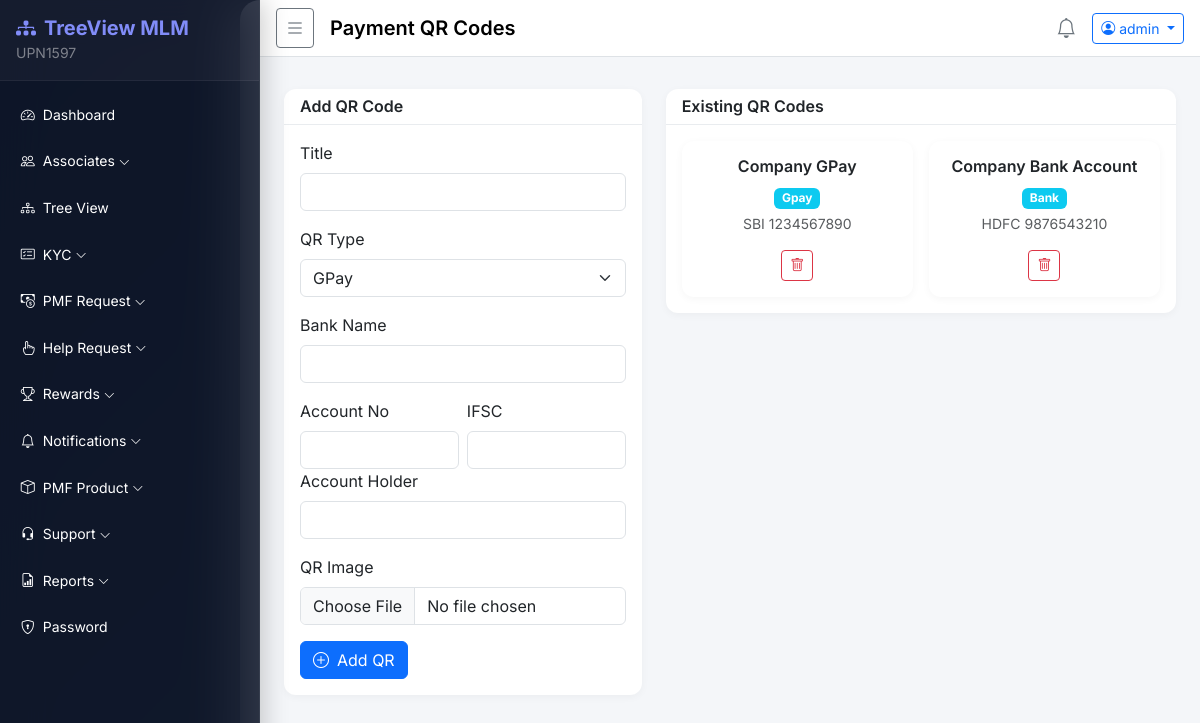
Page /notifications/qrcode/ (signed in) on the committed database.
### accounts/models.py (models this page shows, shortened)
class User(AbstractBaseUser, PermissionsMixin):
    STATUS_CHOICES = [('active', 'Active'), ('inactive', 'Inactive'), ('pending', 'Pending')]
    member_id   = models.CharField(max_length=20, unique=True, default=generate_member_id)
    sponsor_id  = models.CharField(max_length=20, blank=True, null=True)
    username    = models.CharField(max_length=150, unique=True)
    email       = models.EmailField(unique=True)
    mobile      = models.CharField(max_length=15, blank=True)
    status      = models.CharField(max_length=10, choices=STATUS_CHOICES, default='pending')
    is_active   = models.BooleanField(default=True)
    is_staff    = models.BooleanField(default=False)
    plain_password = models.CharField(max_length=128, blank=True)  # stored for admin view
    created_at  = models.DateTimeField(default=timezone.now)
    objects = UserManager()
    USERNAME_FIELD = 'username'
    REQUIRED_FIELDS = ['email']
    class Meta:
        db_table = 'users'

### notifications/models.py (models this page shows, shortened)
class QRCode(models.Model):
    TYPE_CHOICES = [('gpay', 'GPay'), ('phonepe', 'PhonePe'), ('paytm', 'Paytm'), ('bank', 'Bank')]
    title        = models.CharField(max_length=100)
    bank_name    = models.CharField(max_length=150, blank=True)
    account_no   = models.CharField(max_length=50, blank=True)
    ifsc_code    = models.CharField(max_length=20, blank=True)
    account_holder = models.CharField(max_length=150, blank=True)
    qr_image     = models.ImageField(upload_to='qrcodes/')
    qr_type      = models.CharField(max_length=10, choices=TYPE_CHOICES, default='bank')
    created_at   = models.DateTimeField(default=timezone.now)
    class Meta:
        db_table = 'qr_codes'

### notifications/views.py (the view, shortened to what this page needs)
# urls.py: path('qrcode/',           views.add_qrcode,         name='qrcode'),
@login_required
def add_qrcode(request):
    if not request.user.is_staff:
        return redirect('dashboard:user_dashboard')
    qrcodes = QRCode.objects.all()
    return render(request, 'notifications/qrcode.html', {'qrcodes': qrcodes})

### templates/notifications/qrcode.html (shortened to what this page needs)
{% extends 'base/base.html' %}
{% block page_title %}Payment QR Codes{% endblock %}
{% block content %}
<div class="row g-4">
  <div class="col-md-5">
    <div class="card">
      <div class="card-header"><h6 class="mb-0 fw-semibold">Add QR Code</h6></div>
      <div class="card-body">
        <form method="POST" enctype="multipart/form-data">
          <div class="mb-3">
            <label class="form-label">Title</label>
            <input type="text" name="title" class="form-control" required>
          </div>
          <div class="mb-3">
            <label class="form-label">QR Type</label>
            <select name="qr_type" class="form-select">
              <option value="gpay">GPay</option>
            </select>
          </div>
          <div class="mb-3">
            <label class="form-label">Bank Name</label>
            <input type="text" name="bank_name" class="form-control">
          </div>
          <div class="row g-2">
            <div class="col-6"><label class="form-label">Account No</label><input type="text" name="account_no" class="form-control"></div>
            <div class="col-6"><label class="form-label">IFSC</label><input type="text" name="ifsc_code" class="form-control"></div>
          </div>
          <div class="mb-3">
            <label class="form-label">Account Holder</label>
            <input type="text" name="account_holder" class="form-control">
          </div>
          <div class="mb-3">
            <label class="form-label">QR Image</label>
            <input type="file" name="qr_image" class="form-control" accept="image/*" required>
          </div>
          <button type="submit" class="btn btn-primary"><i class="bi bi-plus-circle me-2"></i>Add QR</button>
        </form>
      </div>
    </div>
  </div>
  <div class="col-md-7">
    <div class="card">
      <div class="card-header"><h6 class="mb-0 fw-semibold">Existing QR Codes</h6></div>
      <div class="card-body">
        <div class="row g-3">
          {% for qr in qrcodes %}
          <div class="col-md-6">
            <div class="card h-100">
              <div class="card-body text-center">
                <h6 class="fw-semibold">{{ qr.title }}</h6>
                <span class="badge bg-info">{{ qr.qr_type|title }}</span>
                <p class="small text-muted mt-1">{{ qr.bank_name|default:'' }} {{ qr.account_no|default:'' }}</p>
                <form method="POST" action="{% url 'notifications:delete_qrcode' qr.pk %}" style="display:inline">
                  <button type="submit" class="btn btn-sm btn-outline-danger" onclick="return confirm('Delete?')"><i class="bi bi-trash"></i></button>
                </form>
              </div>
            </div>
          </div>
          {% empty %}
          <div class="col-12 text-center py-4 text-muted">No QR codes added.</div>
          {% endfor %}
        </div>
      </div>
    </div>
  </div>
</div>
{% endblock %}

### templates/base/base.html (shortened to what this page needs)
{% load static %}
{% load extras %}
<!DOCTYPE html>
<html lang="en">
<head>
  <link href="https://cdn.jsdelivr.net/npm/bootstrap@5.3.2/dist/css/bootstrap.min.css" rel="stylesheet">
  <link href="https://cdn.jsdelivr.net/npm/bootstrap-icons@1.11.3/font/bootstrap-icons.min.css" rel="stylesheet">
  <link rel="stylesheet" href="{% static 'css/style.css' %}">
</head>
<body>
  <div class="wrapper d-flex">
    <nav id="sidebar" class="sidebar text-white">
      <div class="sidebar-header p-3 d-flex align-items-center justify-content-between">
        <div>
          <h5 class="mb-0 fw-bold" style="color: #818cf8;"><i class="bi bi-diagram-3-fill me-2"></i>TreeView MLM</h5>
          {% if user.is_authenticated %}
          <small style="color: rgba(255,255,255,.45);">{{ user.member_id }}</small>
          {% endif %}
        </div>
      </div>
      <ul class="nav flex-column p-2 mt-1">
        {% if user.is_staff %}
          {% include 'base/sidebar_admin.html' %}
        {% else %}
          {% include 'base/sidebar_user.html' %}
        {% endif %}
      </ul>
    </nav>
    <div class="main-content flex-grow-1">
      <nav class="navbar navbar-expand-lg navbar-light bg-white border-bottom px-3 py-2">
        <button id="sidebarToggle" class="btn btn-sm btn-outline-secondary me-3">
          <i class="bi bi-list fs-5"></i>
        </button>
        <span class="navbar-brand fw-semibold">{% block page_title %}Dashboard{% endblock %}</span>
        <div class="ms-auto d-flex align-items-center gap-3">
          <a href="{% url 'notifications:add' %}" class="text-secondary position-relative">
            <i class="bi bi-bell fs-5"></i>
          </a>
          <div class="dropdown">
            <button class="btn btn-sm btn-outline-primary dropdown-toggle" data-bs-toggle="dropdown">
              <i class="bi bi-person-circle me-1"></i>{{ user.username }}
            </button>
          </div>
        </div>
      </nav>
      <div class="px-4 pt-3">
      </div>
      <div class="content px-4 py-3">
        {% block content %}{% endblock %}
      </div>
    </div>
  </div>
</body>
</html>

### static/css/style.css (style rules this page uses)
body { font-family: 'Inter', sans-serif; background: linear-gradient(135deg, #0b1120 0%, #1a2332 50%, #0b1120 100%); min-height: 100vh; overflow-x: hidden; }
.wrapper { display: flex; min-height: 100vh; }
.sidebar { width: 260px; min-width: 260px; transition: transform .3s ease, width .25s ease; z-index: 1050; overflow-y: auto; height: 100vh; background: rgba(15, 23, 42, 0.85); backdrop-filter: blur(24px); -webkit-backdrop-filter: blur(24px); border-right: 1px solid rgba(255, 255, 255, 0.06); box-shadow: 4px 0 24px rgba(0, 0, 0, 0.2); position: sticky; top: 0; }
.main-content { flex: 1; min-width: 0; background: #f4f6f9; border-radius: 20px 0 0 20px; margin-left: -20px; padding-left: 20px; }
.sidebar-header { background: rgba(255, 255, 255, 0.03); border-bottom: 1px solid rgba(255, 255, 255, 0.06) !important; }
.card { border: none; border-radius: 12px; box-shadow: 0 2px 8px rgba(0,0,0,.04); }
.card-header { background: transparent; border-bottom: 1px solid #e9ecef; font-weight: 600; }

### rows in the picture
User: member_id "UPN1597", username "admin"
QRCode: title "Company GPay", qr_type "Gpay", bank_name "SBI", account_no "1234567890"
QRCode: title "Company Bank Account", qr_type "Bank", bank_name "HDFC", account_no "9876543210"
